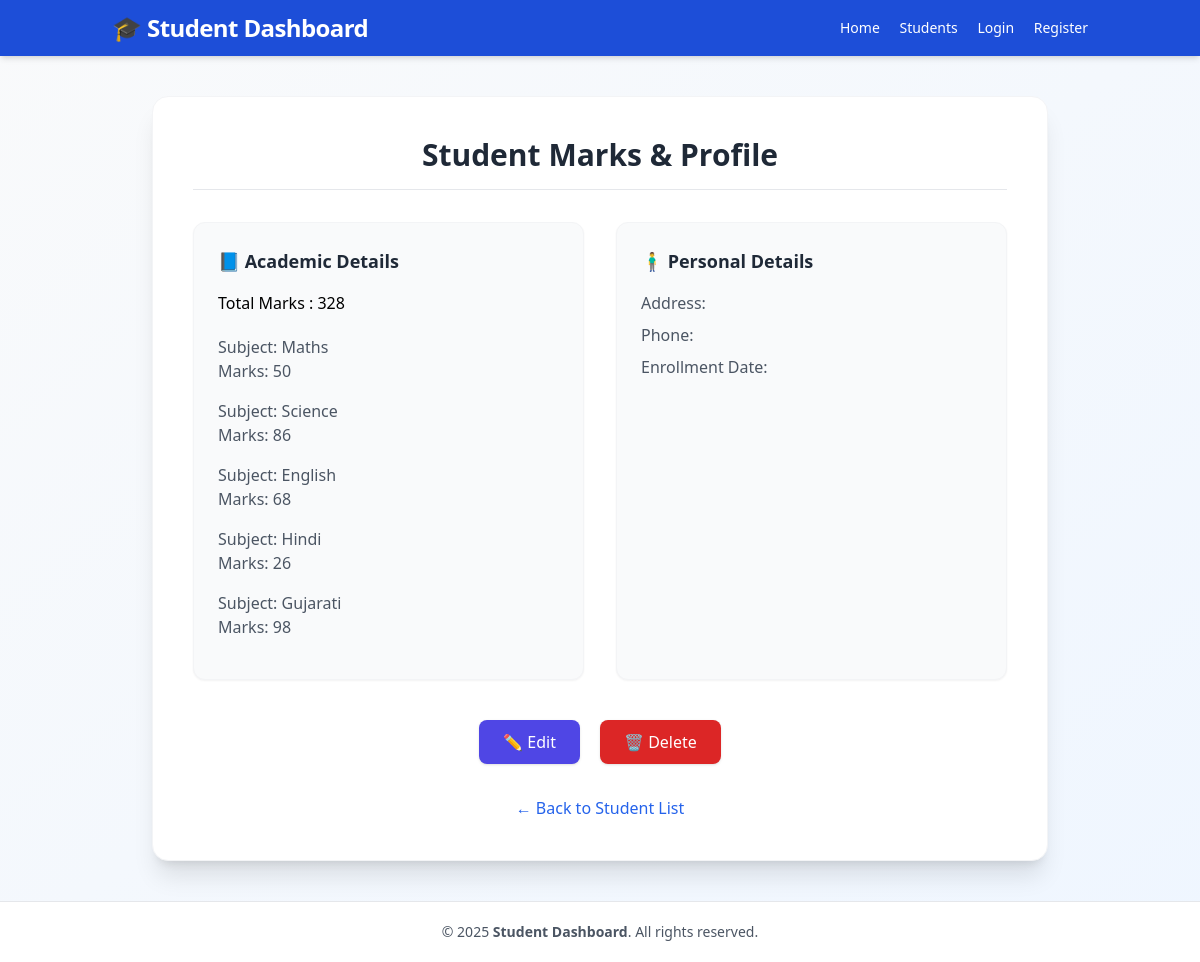
Screenshot of /student-details/STU-05/ with the database file from the repository.
### vege/models.py (models this page shows, shortened)
class SubjectMarks(models.Model):
    student = models.ForeignKey(Students, on_delete=models.CASCADE, related_name='studentmarks')
    subject = models.ForeignKey(Subject, on_delete=models.CASCADE,)
    marks = models.IntegerField()
    class Meta:
        unique_together = ('student', 'subject')

class Subject(models.Model):
    subject_name = models.CharField(max_length=100)

### vege/views.py (the view)
# urls.py: path('student-details/<str:student_id>/', get_student_details, name='student_details'),
def get_student_details(request, student_id):
    student_marks = SubjectMarks.objects.filter(student__student_id__student_id = student_id)
    total_marks = student_marks.aggregate(total_marks=Sum('marks'))
    return render(request, 'student-details.html', {'student_marks': student_marks , 'total_marks': total_marks})

### vege/templates/student-details.html (shortened to what this page needs)
<!DOCTYPE html>
<html lang="en">
<head>
    <script src="https://cdn.tailwindcss.com"></script>
</head>
<body class="bg-gradient-to-br from-gray-50 to-blue-50 font-sans flex flex-col min-h-screen">
    <nav class="bg-blue-700 text-white shadow-md sticky top-0 z-50">
        <div class="container mx-auto px-6 py-3 flex justify-between items-center">
            <h1 class="text-2xl font-semibold tracking-tight">🎓 Student Dashboard</h1>
            <div class="space-x-4 text-sm font-medium">
                <a href="{% url 'home' %}" class="hover:text-blue-200 transition">Home</a>
                <a href="{% url 'students' %}" class="hover:text-blue-200 transition">Students</a>
                {% if user.is_authenticated %}
                    <a href="{% url 'profile' %}" class="hover:text-blue-200 transition">Profile</a>
                    <a href="{% url 'logout' %}" class="hover:text-blue-200 transition">Logout</a>
                {% else %}
                    <a href="{% url 'login' %}" class="hover:text-blue-200 transition">Login</a>
                    <a href="{% url 'register' %}" class="hover:text-blue-200 transition">Register</a>
                {% endif %}
            </div>
        </div>
    </nav>
    <main class="flex-grow container mx-auto px-6 py-10">
        <div class="bg-white rounded-2xl shadow-xl p-10 max-w-4xl mx-auto border border-gray-100">
            <h2 class="text-3xl font-bold text-gray-800 mb-8 text-center border-b pb-4">
                Student Marks & Profile
            </h2>
            <div class="grid grid-cols-1 md:grid-cols-2 gap-8">
                <div class="bg-gray-50 rounded-xl p-6 border border-gray-100 shadow-sm">
                    <h3 class="text-lg font-semibold text-gray-800 mb-4 flex items-center gap-2">
                        📘 Academic Details
                    </h3>
                <h4 class="mb-5">Total Marks : {{ total_marks.total_marks }}</h4>
                    {% for smarks in student_marks %}
                        <div class="mb-4">
                            <p class="text-gray-600"><span class="font-medium">Subject:</span> {{ smarks.subject.subject_name }}</p>
                            <p class="text-gray-600"><span class="font-medium">Marks:</span> {{ smarks.marks }}</p>
                        </div>
                    {% endfor %}
                </div>
                <div class="bg-gray-50 rounded-xl p-6 border border-gray-100 shadow-sm">
                    <h3 class="text-lg font-semibold text-gray-800 mb-4 flex items-center gap-2">
                        🧍‍♂️ Personal Details
                    </h3>
                    <p class="text-gray-600 mb-2"><span class="font-medium">Address:</span> {{ student.student_address }}</p>
                    <p class="text-gray-600 mb-2"><span class="font-medium">Phone:</span> {{ student.student_phone }}</p>
                    <p class="text-gray-600 mb-2"><span class="font-medium">Enrollment Date:</span> {{ student.enrollment_date|date:"F j, Y" }}</p>
                </div>
            </div>
            <div class="flex justify-center space-x-5 mt-10">
                <a href="#"
                   class="px-6 py-2.5 bg-indigo-600 text-white rounded-lg shadow hover:bg-indigo-700 hover:shadow-lg transition">
                   ✏️ Edit
                </a>
                <form action="#"
                      method="POST"
                      onsubmit="return confirm('Are you sure you want to delete this student?');">
                    <button type="submit"
                            class="px-6 py-2.5 bg-red-600 text-white rounded-lg shadow hover:bg-red-700 hover:shadow-lg transition">
                        🗑️ Delete
                    </button>
                </form>
            </div>
            <div class="mt-8 text-center">
                <a href="{% url 'students' %}" class="text-blue-600 font-medium hover:underline">
                    ← Back to Student List
                </a>
            </div>
        </div>
    </main>
    <footer class="bg-white border-t border-gray-200 text-gray-600 text-sm py-5 text-center">
        © 2025 <span class="font-semibold">Student Dashboard</span>. All rights reserved.
    </footer>
</body>
</html>

### rows the page displays
SubjectMarks: subject.subject_name "Maths", marks "50"
SubjectMarks: subject.subject_name "Science", marks "86"
SubjectMarks: subject.subject_name "English", marks "68"
SubjectMarks: subject.subject_name "Hindi", marks "26"
SubjectMarks: subject.subject_name "Gujarati", marks "98"

### other values shown
{{ total_marks.total_marks }} "328"
